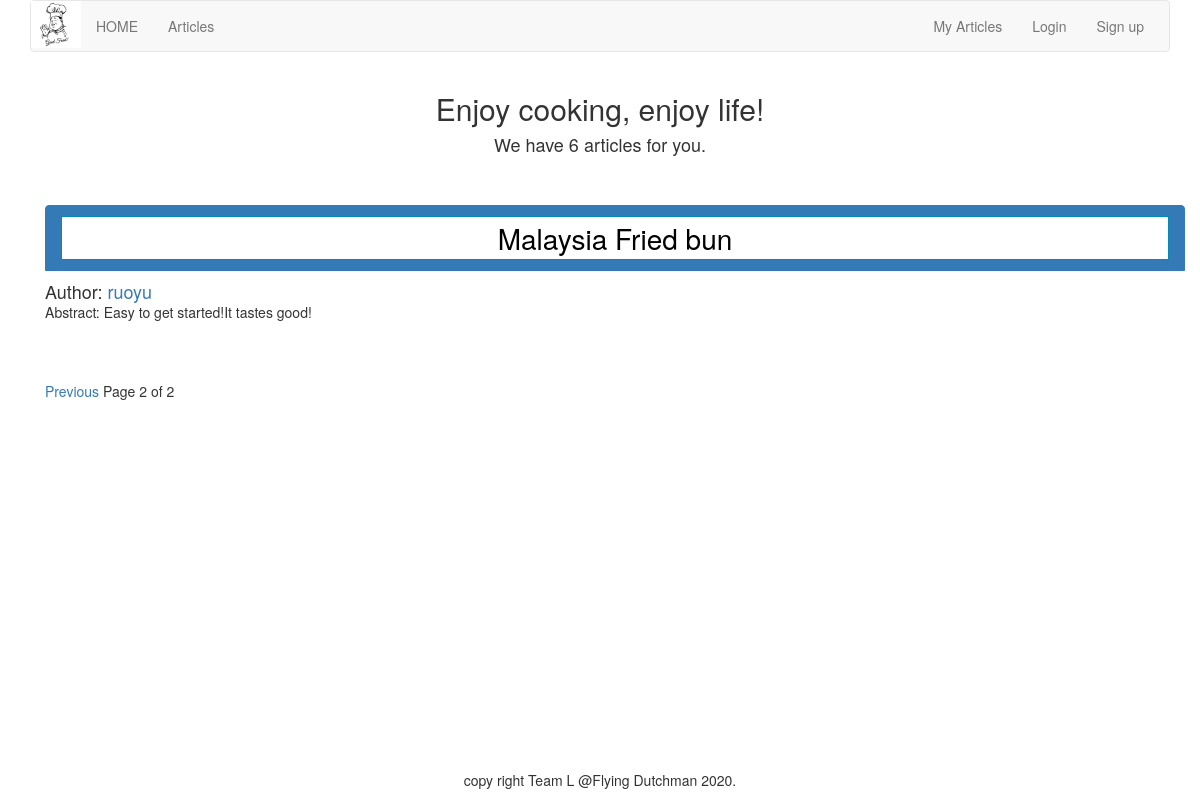
Page /article/list-article-titles/?page=2 on the committed database.
### article/models.py (models this page shows, shortened)
class ArticlePost(models.Model):
    author = models.ForeignKey(User, on_delete=models.CASCADE, related_name="article")
    title = models.CharField(max_length=200)
    abstract = models.CharField(max_length=200)
    slug = models.SlugField(max_length=500)
    column = models.ForeignKey(ArticleColumn, on_delete=models.CASCADE, related_name="article_column")
    body = models.TextField()
    created = models.DateTimeField(default=timezone.now)
    updated = models.DateTimeField(auto_now=True)
    users_like = models.ManyToManyField(User, related_name="articles_like", blank=True)
    users_view = models.ManyToManyField(User, related_name="articles_view", blank=True)
    class Meta:
        ordering = ("-updated",)
        index_together = (('id', 'slug'),)
    def get_url_path(self):
        return reverse("article:article_content", args=[self.id, self.slug])

### article/list_views.py (the view)
# urls.py: path('list-article-titles/', list_views.article_titles, name="article_titles"),
def article_titles(request, username=None):
    if username:
        user = User.objects.get(username=username)
        articles_title = ArticlePost.objects.filter(author=user)
        try:
            userinfo = user.userinfo
        except:
            userinfo = None
    else:
        articles_title = ArticlePost.objects.all()
    paginator = Paginator(articles_title, 5)
    page = request.GET.get('page')
    try:
        current_page = paginator.page(page)
        articles = current_page.object_list
    except PageNotAnInteger:
        current_page = paginator.page(1)
        articles = current_page.object_list
    except EmptyPage:
        current_page = paginator.page(paginator.num_pages)
        articles = current_page.object_list
    if username:
        return render(request, "article/list/author_articles.html",
                      {"articles": articles, "page": current_page, "userinfo": userinfo, "user": user})
    return render(request, "article/list/article_titles.html", {"articles": articles, "page": current_page})

### article/templatetags/article_tags.py (called while the page is built)
@register.simple_tag
def total_articles():
    return ArticlePost.objects.count()

### templates/article/list/article_titles.html (shortened to what this page needs)
{% extends "base.html" %}
{% load article_tags %}
{% block content %}
<div class="row text-center vertical-middle-sm">
    <h2>Enjoy cooking, enjoy life!</h2>
    <h4>We have {% total_articles %} articles for you.</h4>
</div>
<br>
<br>
<div class="container">
    {% for article in articles %}
    <div class="list-group">
        <a href="{{article.get_url_path}}" class="list-group-item active">
            <button class="button" style="vertical-align:middle">
                {{article.title}}
            </button>
        </a>
        <h4 class="list-group-item-text">Author: <a
                href="{% url 'article:author_articles' article.author.username %}">{{article.author.username}}</a></h4>
        <p class="list-group-item-text">Abstract: {{article.abstract}}</p>
        <br>
    </div>
    {% endfor %}
    {% include "paginator.html" %}
</div>
{% endblock %}

### templates/article/list/article_titles.html (style rules this page uses)
.button { background-color: white; color: black; border: 0.5px solid #008CBA; width: 100%; text-align: center; font-size: 28px; }

### rows in the picture
ArticlePost: title "Malaysia Fried bun", author.username "ruoyu", abstract "Easy to get started!It tastes good!"

### other values in the picture
{{ page.number }} "2"
{{ page.paginator.num_pages }} "2"
